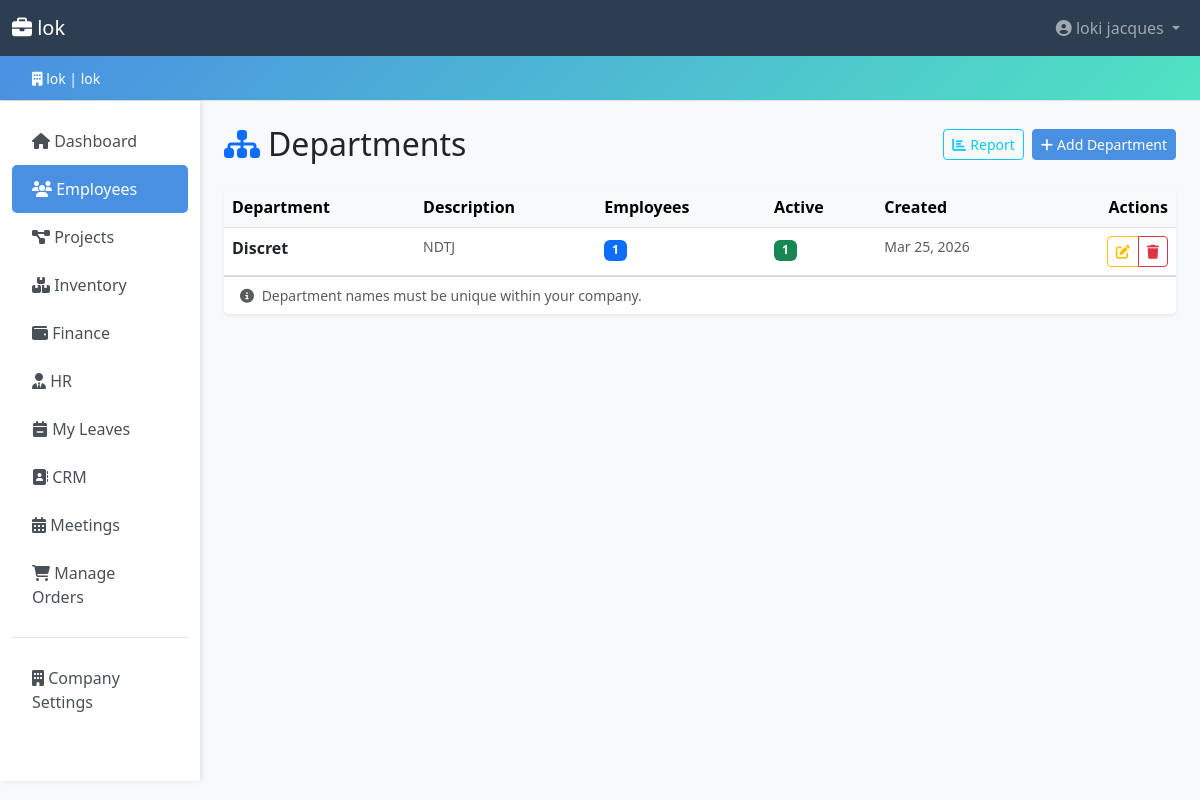
Screenshot of /employees/departments/ (signed in) with the database file from the repository.
### accounts/models.py (models this page shows, shortened)
class Company(models.Model):
    PLAN_CHOICES = [
        ('free', 'Free'),
        ('basic', 'Basic'),
        ('premium', 'Premium'),
        ('enterprise', 'Enterprise'),
    ]
    company_id = models.UUIDField(default=uuid.uuid4, editable=False, unique=True)
    name = models.CharField(max_length=200)
    domain = models.CharField(max_length=200, unique=True, db_index=True)
    company_password = models.CharField(max_length=256)  # increased from 128 → 256 for future hash algo headroom
    contact_email = models.EmailField()
    contact_phone = models.CharField(
        max_length=20,
        blank=True,
        validators=[RegexValidator(r'^\+?[\d\s\-().]{7,20}$', 'Enter a valid phone number.')],
    )
    address = models.TextField(blank=True)
    subscription_plan = models.CharField(
        max_length=20,
        choices=PLAN_CHOICES,
        default='free',
    )
    is_active = models.BooleanField(default=True)
    created_at = models.DateTimeField(auto_now_add=True)
    updated_at = models.DateTimeField(auto_now=True)
    class Meta:
        verbose_name_plural = 'Companies'
        ordering = ['name']
        indexes = [
            models.Index(fields=['domain']),
            models.Index(fields=['is_active']),
        ]

class User(AbstractUser):
    ROLE_CHOICES = [
        ('admin', 'Admin'),
        ('hr_manager', 'HR Manager'),
        ('accountant', 'Accountant'),
        ('manager', 'Manager'),
        ('secretary', 'Secretary'),
        ('stock_manager', 'Stock Manager'),
        ('employee', 'Employee'),
    ]
    username = None  # replaced by email
    email = models.EmailField(unique=True, db_index=True)
    company = models.ForeignKey(
        Company,
        on_delete=models.CASCADE,
        related_name='users',
        null=True,
        blank=True,
    )
    phone = models.CharField(
        max_length=20,
        blank=True,
        validators=[RegexValidator(r'^\+?[\d\s\-().]{7,20}$', 'Enter a valid phone number.')],
    )
    department = models.CharField(max_length=100, blank=True)
    position = models.CharField(max_length=100, blank=True)
    role = models.CharField(
        max_length=20,
        choices=ROLE_CHOICES,
        default='employee',
        db_index=True,
        help_text='User role for access control.',
    )
    is_company_admin = models.BooleanField(
        default=False,
        help_text='Designates whether the user can manage company settings.',
    )
    last_login_ip = models.GenericIPAddressField(null=True, blank=True)
    objects = CustomUserManager()
    USERNAME_FIELD = 'email'
    REQUIRED_FIELDS = ['first_name', 'last_name']
    class Meta:
        ordering = ['email']
        indexes = [
            models.Index(fields=['company', 'role']),
            models.Index(fields=['company', 'is_active']),
        ]
    def get_full_name(self) -> str:
        return f'{self.first_name} {self.last_name}'.strip() or self.email

### employees/models.py (models this page shows, shortened)
class Department(models.Model):
    company = models.ForeignKey(
        'accounts.Company',
        on_delete=models.CASCADE,
        related_name='departments',
    )
    name = models.CharField(max_length=100)
    description = models.TextField(blank=True)
    is_active = models.BooleanField(default=True)
    created_at = models.DateTimeField(auto_now_add=True)
    updated_at = models.DateTimeField(auto_now=True)
    class Meta:
        unique_together = [('company', 'name')]
        ordering = ['name']
        indexes = [
            models.Index(fields=['company', 'is_active']),
        ]

### employees/views.py (the view)
# urls.py: path('departments/', views.department_list, name='department_list'),
@role_required(*EMPLOYEE_VIEW_ROLES)
def department_list(request):
    company = request.user.company
    departments = (
        Department.objects
        .filter(company=company)
        .annotate(
            employee_count=Count('employees'),
            active_count=Count('employees', filter=Q(employees__status='active')),
        )
        .order_by('name')
    )
    return render(request, 'employees/department_list.html', {'departments': departments})

### templates/employees/department_list.html (shortened to what this page needs)
{% extends 'base.html' %}
{% block content %}
<div class="d-flex justify-content-between align-items-center mb-4">
    <h2 class="mb-0">
        <i class="fas fa-sitemap text-primary me-2" aria-hidden="true"></i>Departments
    </h2>
    <div class="d-flex gap-2">
        <a href="{% url 'employees:department_report' %}" class="btn btn-outline-info btn-sm">
            <i class="fas fa-chart-bar me-1" aria-hidden="true"></i>Report
        </a>
        <a href="{% url 'employees:department_create' %}" class="btn btn-primary btn-sm">
            <i class="fas fa-plus me-1" aria-hidden="true"></i>Add Department
        </a>
    </div>
</div>
<div class="card shadow-sm">
    <div class="card-body p-0">
        <div class="table-responsive">
            <table class="table table-hover mb-0">
                <thead class="table-light">
                    <tr>
                        <th>Department</th>
                        <th>Description</th>
                        <th>Employees</th>
                        <th>Active</th>
                        <th>Created</th>
                        <th class="text-end">Actions</th>
                    </tr>
                </thead>
                <tbody>
                    {% for dept in departments %}
                    <tr>
                        <td>
                            <strong>{{ dept.name }}</strong>
                        </td>
                        <td class="text-muted small">
                            {{ dept.description|truncatechars:80|default:"—" }}
                        </td>
                        <td>
                            <span class="badge bg-primary">{{ dept.employee_count }}</span>
                        </td>
                        <td>
                            <span class="badge bg-success">{{ dept.active_count|default:0 }}</span>
                        </td>
                        <td class="text-muted small">
                            {{ dept.created_at|date:"M j, Y" }}
                        </td>
                        <td class="text-end">
                            <div class="btn-group btn-group-sm" role="group"
                                 aria-label="Actions for {{ dept.name }}">
                                <a href="{% url 'employees:department_edit' dept.pk %}"
                                   class="btn btn-outline-warning" title="Edit">
                                    <i class="fas fa-edit" aria-hidden="true"></i>
                                </a>
                                <a href="{% url 'employees:department_delete' dept.pk %}"
                                   class="btn btn-outline-danger js-confirm-delete"
                                   data-name="{{ dept.name }}" title="Delete">
                                    <i class="fas fa-trash" aria-hidden="true"></i>
                                </a>
                            </div>
                        </td>
                    </tr>
                    {% endfor %}
                </tbody>
            </table>
        </div>
    </div>
    {% if departments %}
    <div class="card-footer bg-white small text-muted">
        <i class="fas fa-info-circle me-1" aria-hidden="true"></i>
        Department names must be unique within your company.
    </div>
    {% endif %}
</div>
{% endblock %}

### templates/base.html (shortened to what this page needs)
<!DOCTYPE html>
{% load role_tags %}
<html lang="en">
<head>
    <link href="https://cdn.jsdelivr.net/npm/bootstrap@5.3.0/dist/css/bootstrap.min.css" rel="stylesheet">
    <link rel="stylesheet" href="https://cdnjs.cloudflare.com/ajax/libs/font-awesome/6.4.0/css/all.min.css">
</head>
<body>
    {% if user.is_authenticated %}
    <nav class="navbar navbar-expand-lg navbar-dark">
        <div class="container-fluid">
            <a class="navbar-brand" href="{% url 'core:dashboard' %}">
                <i class="fas fa-briefcase"></i> {{ company.name }}
            </a>
            <div class="collapse navbar-collapse" id="navbarNav">
                <ul class="navbar-nav ms-auto">
                    <li class="nav-item dropdown">
                        <a class="nav-link dropdown-toggle" href="#" id="navbarDropdown" role="button" data-bs-toggle="dropdown">
                            <i class="fas fa-user-circle"></i> {{ user.get_full_name }}
                        </a>
                    </li>
                </ul>
            </div>
        </div>
    </nav>
    <div class="company-banner">
        <div class="container-fluid">
            <small><i class="fas fa-building"></i> {{ company.name }} | {{ company.domain }}</small>
        </div>
    </div>
    {% endif %}
    <div class="container-fluid">
        <div class="row">
            {% if user.is_authenticated %}
            <nav class="col-md-2 d-md-block sidebar py-3">
                <div class="position-sticky">
                    <ul class="nav flex-column">
                        <li class="nav-item">
                            <a class="nav-link {% if request.resolver_match.app_name == 'core' and request.resolver_match.url_name == 'dashboard' %}active{% endif %}"
                               href="{% url 'core:dashboard' %}">
                                <i class="fas fa-home"></i> Dashboard
                            </a>
                        </li>
                        {% if user|has_role:'admin,hr_manager,manager,accountant,secretary,stock_manager,employee' %}
                        <li class="nav-item">
                            <a class="nav-link {% if request.resolver_match.app_name == 'employees' %}active{% endif %}"
                               href="{% url 'employees:employee_list' %}">
                                <i class="fas fa-users"></i> Employees
                            </a>
                        </li>
                        {% endif %}
                        {% if user|has_role:'admin,hr_manager,manager,accountant,secretary,stock_manager,employee' %}
                        <li class="nav-item">
                            <a class="nav-link {% if request.resolver_match.app_name == 'projects' %}active{% endif %}"
                               href="{% url 'projects:project_list' %}">
                                <i class="fas fa-project-diagram"></i> Projects
                            </a>
                        </li>
                        {% endif %}
                        {% if user|has_role:'admin,manager,hr_manager,accountant,secretary,stock_manager,employee' %}
                        <li class="nav-item">
                            <a class="nav-link {% if request.resolver_match.app_name == 'inventory' %}active{% endif %}"
                               href="{% url 'inventory:stock_list' %}">
                                <i class="fas fa-boxes"></i> Inventory
                            </a>
                        </li>
                        {% endif %}
                        {% if user|has_role:'admin,accountant,manager' %}
                        <li class="nav-item">
                            <a class="nav-link {% if request.resolver_match.app_name == 'finance' %}active{% endif %}"
                               href="{% url 'finance:index' %}">
                                <i class="fas fa-wallet"></i> Finance
                            </a>
                        </li>
                        {% endif %}
                        {% if user|has_role:'admin,hr_manager' %}
                        <li class="nav-item">
                            <a class="nav-link {% if request.resolver_match.app_name == 'hr' %}active{% endif %}"
                               href="{% url 'hr:position_list' %}">
                                <i class="fas fa-user-tie"></i> HR
                            </a>
                        </li>
                        {% endif %}
                        {% if user|has_role:'admin,hr_manager,manager,secretary,accountant,stock_manager,employee' %}
                        <li class="nav-item">
                            <a class="nav-link {% if request.resolver_match.app_name == 'hr' and 'leave' in request.resolver_match.url_name %}active{% endif %}"
                               href="{% url 'hr:my_leave_list' %}">
                                <i class="fas fa-calendar-minus"></i> My Leaves
                            </a>
                        </li>
                        {% endif %}
                        {% if user|has_role:'admin,manager,secretary' %}
                        <li class="nav-item">
                            <a class="nav-link {% if request.resolver_match.app_name == 'crm' %}active{% endif %}"
                               href="{% url 'crm:contact_list' %}">
                                <i class="fas fa-address-book"></i> CRM
                            </a>
                        </li>
                        {% endif %}
                        {% if user|has_role:'admin,hr_manager,manager,secretary,accountant,employee' %}
                        <li class="nav-item">
                            <a class="nav-link {% if request.resolver_match.app_name == 'meetings' %}active{% endif %}"
                               href="{% url 'meetings:dashboard' %}">
                                <i class="fas fa-calendar-alt"></i> Meetings
                            </a>
                        </li>
                        {% endif %}
                        {% if is_company_admin or user.is_superuser %}
                        <li class="nav-item">
                            <a class="nav-link {% if request.resolver_match.app_name == 'marketplace' and request.resolver_match.url_name == 'admin_order_dashboard' %}active{% endif %}"
                               href="{% url 'marketplace:admin_order_dashboard' %}">
                                <i class="fas fa-shopping-cart"></i> Manage Orders
                            </a>
                        </li>
                        {% endif %}
                        {% if is_company_admin or user.is_superuser %}
                        <li class="nav-item mt-3 border-top pt-3">
                            <a class="nav-link {% if request.resolver_match.app_name == 'accounts' and request.resolver_match.url_name == 'company_profile' %}active{% endif %}"
                               href="{% url 'accounts:company_profile' %}">
                                <i class="fas fa-building"></i> Company Settings
                            </a>
                        </li>
                        {% endif %}
                    </ul>
                </div>
            </nav>
            {% endif %}
            <main class="col-md-10 ms-sm-auto px-md-4 py-4 min-w-0">
                {% block content %}{% endblock %}
            </main>
        </div>
    </div>
</body>
</html>

### rows the page displays
Company: name "lok", domain "lok"
User: get_full_name "loki jacques"
Department: name "Discret", description "NDTJ", employee_count "1", active_count "1", created_at "Mar 25, 2026"
